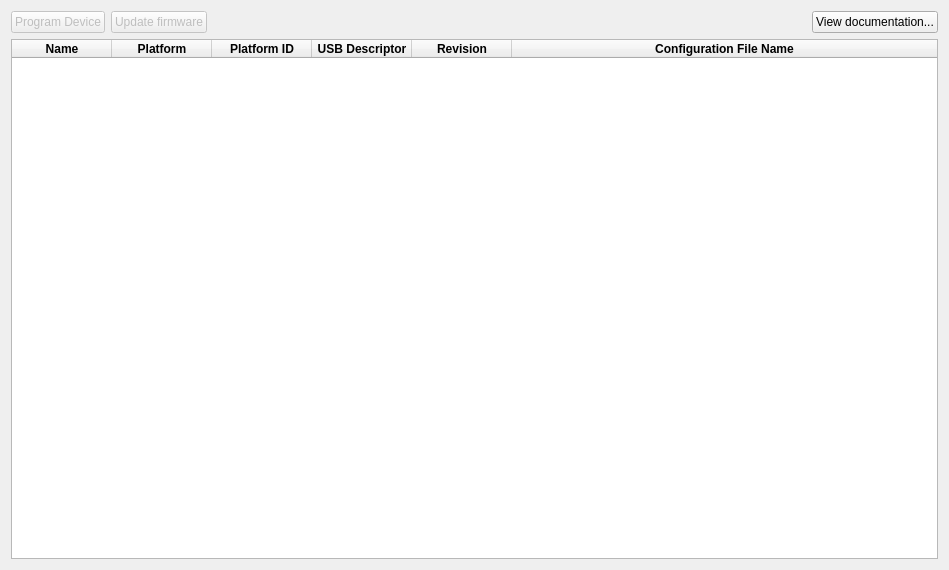
<?xml version="1.0" encoding="UTF-8"?>
<ui version="4.0">
 <class>DeviceCatalog</class>
 <widget class="QDialog" name="DeviceCatalog">
  <property name="geometry">
   <rect>
    <x>0</x>
    <y>0</y>
    <width>949</width>
    <height>570</height>
   </rect>
  </property>
  <property name="sizePolicy">
   <sizepolicy hsizetype="Preferred" vsizetype="Preferred">
    <horstretch>0</horstretch>
    <verstretch>0</verstretch>
   </sizepolicy>
  </property>
  <property name="contextMenuPolicy">
   <enum>Qt::ContextMenuPolicy::NoContextMenu</enum>
  </property>
  <property name="windowTitle">
   <string>Device Catalog</string>
  </property>
  <layout class="QGridLayout" name="gridLayout">
   <item row="0" column="0">
    <layout class="QHBoxLayout" name="horizontalLayout">
     <item>
      <widget class="QPushButton" name="_programBtn">
       <property name="enabled">
        <bool>false</bool>
       </property>
       <property name="toolTip">
        <string>Click on the platform row to select the platform for debug board programming</string>
       </property>
       <property name="text">
        <string>Program Device</string>
       </property>
      </widget>
     </item>
     <item>
      <widget class="QPushButton" name="_firmwareUpdateBtn">
       <property name="enabled">
        <bool>false</bool>
       </property>
       <property name="toolTip">
        <string>Update the debug board firmware for connected PSOC debug board(s)</string>
       </property>
       <property name="text">
        <string>Update firmware</string>
       </property>
      </widget>
     </item>
     <item>
      <spacer name="horizontalSpacer">
       <property name="orientation">
        <enum>Qt::Orientation::Horizontal</enum>
       </property>
       <property name="sizeHint" stdset="0">
        <size>
         <width>40</width>
         <height>20</height>
        </size>
       </property>
      </spacer>
     </item>
     <item>
      <widget class="QPushButton" name="_docsBtn">
       <property name="toolTip">
        <string>Opens the documentation on your default browser</string>
       </property>
       <property name="text">
        <string>View documentation...</string>
       </property>
      </widget>
     </item>
    </layout>
   </item>
   <item row="1" column="0">
    <widget class="QTableWidget" name="_deviceTable">
     <property name="contextMenuPolicy">
      <enum>Qt::ContextMenuPolicy::CustomContextMenu</enum>
     </property>
     <property name="frameShape">
      <enum>QFrame::Shape::StyledPanel</enum>
     </property>
     <property name="frameShadow">
      <enum>QFrame::Shadow::Sunken</enum>
     </property>
     <property name="lineWidth">
      <number>1</number>
     </property>
     <property name="midLineWidth">
      <number>1</number>
     </property>
     <property name="editTriggers">
      <set>QAbstractItemView::EditTrigger::NoEditTriggers</set>
     </property>
     <property name="showDropIndicator" stdset="0">
      <bool>false</bool>
     </property>
     <property name="dragEnabled">
      <bool>false</bool>
     </property>
     <property name="dragDropOverwriteMode">
      <bool>false</bool>
     </property>
     <property name="alternatingRowColors">
      <bool>false</bool>
     </property>
     <property name="selectionMode">
      <enum>QAbstractItemView::SelectionMode::SingleSelection</enum>
     </property>
     <property name="selectionBehavior">
      <enum>QAbstractItemView::SelectionBehavior::SelectRows</enum>
     </property>
     <property name="showGrid">
      <bool>true</bool>
     </property>
     <property name="wordWrap">
      <bool>false</bool>
     </property>
     <attribute name="horizontalHeaderStretchLastSection">
      <bool>true</bool>
     </attribute>
     <attribute name="verticalHeaderVisible">
      <bool>false</bool>
     </attribute>
     <attribute name="verticalHeaderMinimumSectionSize">
      <number>26</number>
     </attribute>
     <attribute name="verticalHeaderDefaultSectionSize">
      <number>26</number>
     </attribute>
     <column>
      <property name="text">
       <string>Name</string>
      </property>
      <property name="toolTip">
       <string>The name of the platform</string>
      </property>
      <property name="font">
       <font>
        <bold>true</bold>
       </font>
      </property>
     </column>
     <column>
      <property name="text">
       <string>Platform</string>
      </property>
      <property name="toolTip">
       <string>The type of the platform</string>
      </property>
      <property name="font">
       <font>
        <bold>true</bold>
       </font>
      </property>
     </column>
     <column>
      <property name="text">
       <string>Platform ID</string>
      </property>
      <property name="toolTip">
       <string>The unique id for the platform</string>
      </property>
      <property name="font">
       <font>
        <bold>true</bold>
       </font>
      </property>
     </column>
     <column>
      <property name="text">
       <string>USB Descriptor</string>
      </property>
      <property name="toolTip">
       <string>The USB descriptor string of the platform. PSOC platforms do not need an USB Descriptor String</string>
      </property>
      <property name="font">
       <font>
        <bold>true</bold>
       </font>
      </property>
     </column>
     <column>
      <property name="text">
       <string>Revision</string>
      </property>
      <property name="toolTip">
       <string>The current revision of the configuration</string>
      </property>
      <property name="font">
       <font>
        <bold>true</bold>
       </font>
      </property>
     </column>
     <column>
      <property name="text">
       <string>Configuration File Name</string>
      </property>
      <property name="toolTip">
       <string>The name of the configuration file for the platform. Click on the file path to open the configuration</string>
      </property>
      <property name="font">
       <font>
        <bold>true</bold>
       </font>
      </property>
     </column>
    </widget>
   </item>
  </layout>
 </widget>
 <resources/>
 <connections/>
</ui>
